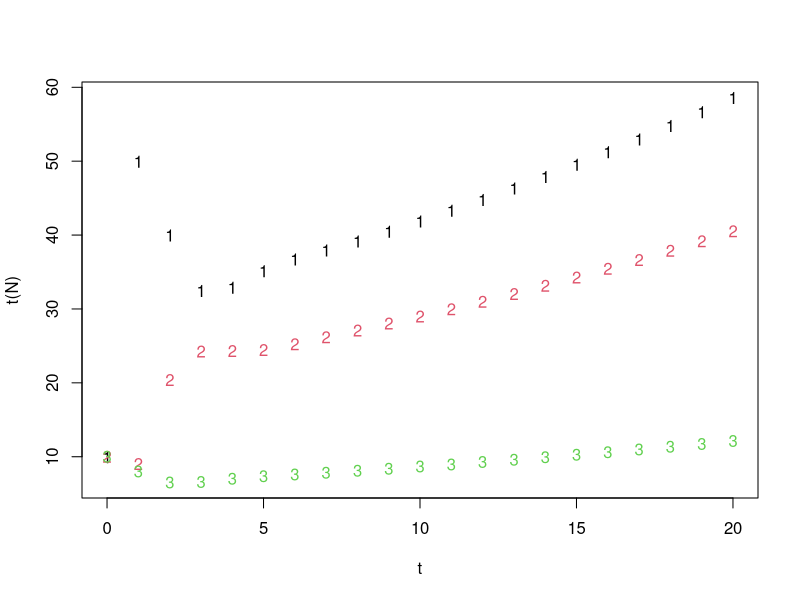
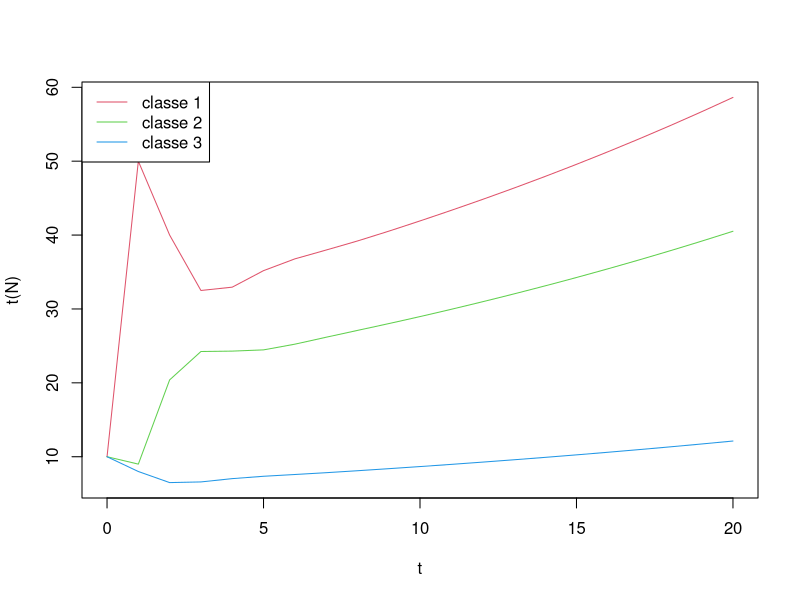
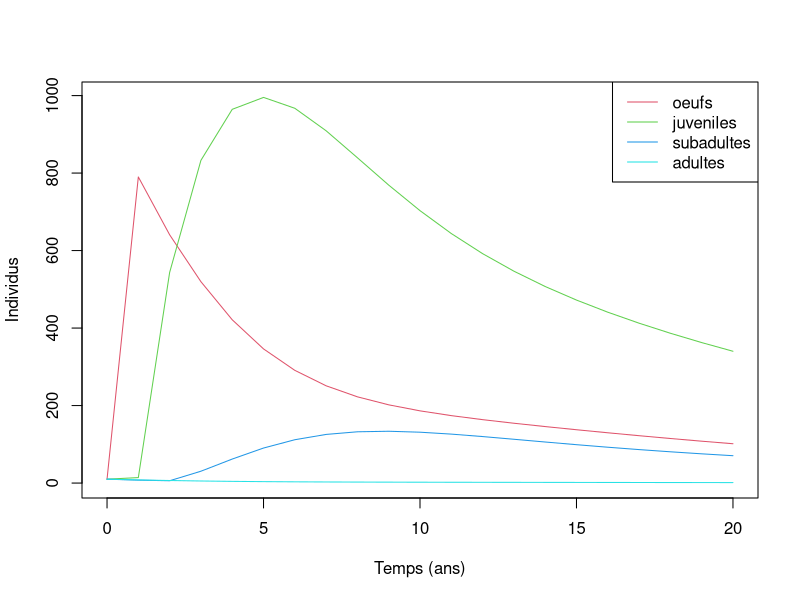
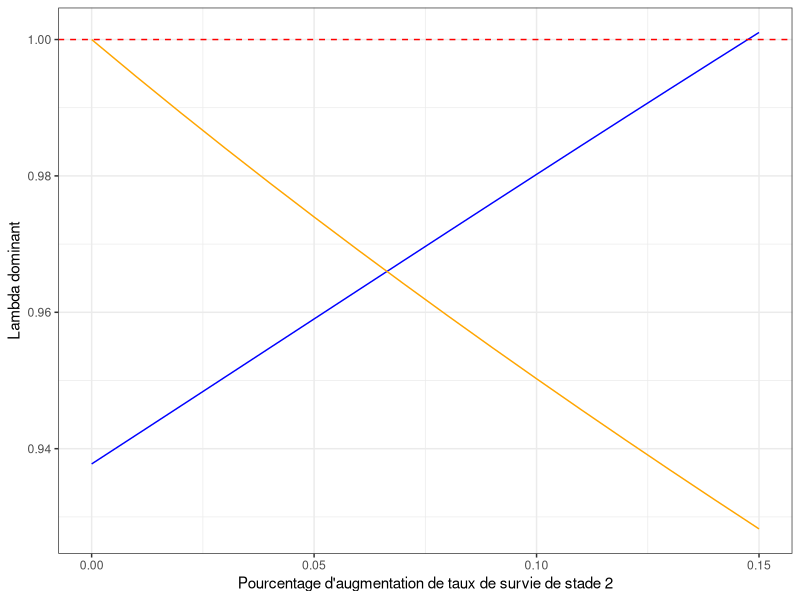

Source code (R) for these figures, in order:
## ---- chunk 1
tortues <- data.frame(
  stade = c("oeufs", "juveniles", "subadultes", "adultes"),
  duree = c(1, 7, 14, 33), 
  survie = c(0.6747, 0.7857, 0.7044, 0.8091),
  fecondite = c(0, 0, 0, 79)
)

#' Calcule la probabilité de grandir dans la classe supérieure
#' @param s, dbl, taux de survie dans cette classe
#' @param d, int, durée de cette classe
calcG <- function(s, d) {
  if (s >= 1) { return(1) }
  s**d * (1 - s) / ( 1 - s**d )
}

#' Calcule la probabilité de rester dans la classe actuelle
#' @param s, dbl, taux de survie dans cette classe
#' @param d, int, durée de cette classe
calcR <- function(s, d) {
  if (s >= 1) { return(1) }
  s * ( 1 - s**(d-1) ) /( 1 - s**d )
}

gs <- mapply(calcG, tortues$survie, tortues$duree)
rs <- mapply(calcR, tortues$survie, tortues$duree)

M <- matrix(c(
  0, 0, 0, tortues[4, "fecondite"], 
  tortues[1, "survie"], rs[[2]], 0, 0,
  0, gs[[2]], rs[[3]], 0,
  0, 0, gs[[3]], rs[[4]]
), 4, 4) |> t()

# Matrice de transition pour la population de Caretta caretta basée sur les informations du tableau 1.
M
## ---- chunk 2
M3 <- matrix(c(0  , 0  , 5   ,
               0.3, 0.6, 0   ,
               0  , 0.1, 0.7),
             ncol=3, byrow=TRUE)
N0 <- matrix(c(10, 10, 10), ncol=1)
N1 <- M3 %*% N0
# NB: %*% est l'opérateur de multiplication matricielle
#     par opposition à la multiplication élément par élément.
N1
## ---- chunk 3
# Vecteur de temps
ti <- 0
tf <- 20
dt <- 1
t <- seq(from=ti, to=tf, by=dt)
# Nombre de pas de temps
nt <- length(t)  # = longueur du vecteur temps

# Matrice vide pour le stockage des abondances au cours du temps
N <- matrix(NA, nrow=3, ncol=nt)
# Insérer l'état initial
N0 <- c(10, 10, 10)
N[,1] <- N0

# Boucle sur le temps
# = Calcul des abondances au temps t+1 à partir du temps t
#   Il faut donc s'arrêter au pas de temps nt-1 !
for (i in 1:(nt-1)) {
  N[,i+1] <- M3 %*% N[,i]
}

# Représentation graphique
# NB: il faut transposer la matrice N pour que le plot se fasse dans le bon sens
matplot(t, t(N))
## ---- chunk 4
# Pour rendre le plot un peu plus élégant on peut
# - tracer des lignes: type="l"
# - les rendre continues: lty=1
# - choisir de plus jolies couleurs: col=2:4
# - ajouter une légende qui correspond
matplot(t, t(N), type="l", lty=1, col=2:4)
legend("topleft", c("classe 1", "classe 2", "classe 3"), lty = 1, col=2:4)
## ---- chunk 5
# Vecteur de temps
ti <- 0
tf <- 20
dt <- 1
t <- seq(from=ti, to=tf, by=dt)
# Nombre de pas de temps
nt <- length(t)  # = longueur du vecteur temps

# Matrice vide pour le stockage des abondances au cours du temps
N <- matrix(NA, nrow=4, ncol=nt)
# l'état initial
N[,1] <- rep(10, 4)

N[,1]
## ---- chunk 6
# Boucle sur le temps
# = Calcul des abondances au temps t+1 à partir du temps t
#   Il faut donc s'arrêter au pas de temps nt-1 !
for (i in 1:(nt-1)) {
  N[,i+1] <- M %*% N[,i]
}

# répresentation graphique
matplot(t, t(N), type="l", lty=1, col=2:5, xlab="Temps (ans)", ylab="Individus")
legend("topright", tortues$stade, lty = 1, col=2:5)
## ---- chunk 7
# Vecteurs et valeurs propres
eig <- eigen(M3)
e <- eig$values
e

# Valeur propre dominante
lambda <- max(Mod(e))
# NB: les valeurs propres peuvent être des nombres complexes conjugées; Mod() 
#     permet d'en prendre le module, c'est à dire l'intensité/la valeur
lambda

# Vecteur propre correspondant
imax <- which.max(Mod(e))
V <- eig$vectors[, imax]
V
## ---- chunk 8
# Vecteurs et valeurs propres
eig <- eigen(M)
e <- eig$values
e

# Valeur propre dominante
lambda <- max(Mod(e))
# NB: les valeurs propres peuvent être des nombres complexes conjugées; Mod() 
#     permet d'en prendre le module, c'est à dire l'intensité/la valeur
lambda

# Vecteur propre correspondant
imax <- which.max(Mod(e))
V <- eig$vectors[, imax]
V
## ---- chunk 9
#' Calcule de la matrice de transformation pour les tortues avec stade de vie et durée des stades fixes
#' @param newS vecteur dbl, taux de survive pour chaque stade
#' @param f4 dbl, taux de fecondité pour le stade 4
calcule_tortue_M <- function(newS, f4) {
  if ( length(newS) != 4 || any(newS < 0) || f4 < 0 ) { stop("Invalid parameters") }
  gs <- mapply(calcG, newS, tortues$duree)
  rs <- mapply(calcR, newS, tortues$duree)

  matrix(c(
    0, 0, 0, f4, 
    gs[[1]], rs[[2]], 0, 0,
    0, gs[[2]], rs[[3]], 0,
    0, 0, gs[[3]], rs[[4]]
  ), nrow = 4, byrow = TRUE)
}

# Verifier que le résultat est la même que celui d'avant
calcule_tortue_M(tortues$survie, tortues[4, "fecondite"])
## ---- chunk 10
library(purrr)

calcLambda <- function(M) {
  eig <- eigen(M)
  e <- eig$values

  max(Mod(e))
}

taux_change <- 1.10

stades_a_tester <- c("Stade 1" = 1, "Stade 4" = 4)

resultats <- stades_a_tester |> map(function(stade) {
  newS <- tortues$survie
  newS[[stade]] <- newS[[stade]] * taux_change
  
  newLambda <- calcule_tortue_M(newS, tortues[4, "fecondite"]) |> calcLambda()
  elasticite <- (newLambda/lambda)/taux_change
  
  return (c("lambda" = newLambda, "elasticite" = elasticite))
})

resultats
## ---- chunk 11
lambda_fecondite <- calcule_tortue_M(tortues$survie, tortues[4, "fecondite"] * taux_change) |> calcLambda()
elasticite_fecondite <- (lambda_fecondite/lambda)/taux_change

resultats$Fecondite <- c("lambda" = lambda_fecondite, "elasticite" = elasticite_fecondite)

resultats
## ---- chunk 12
suppressPackageStartupMessages({
  library(tibble)
  library(ggplot2)
})

found_stable <- FALSE

result_table <- data.frame("pourcentage" = c(0), "lambda" = c(lambda), "elasticite" = c(1))

delta <- 0.01
pourcent_augmentation <- delta

while (!found_stable) {
  newS <- tortues$survie
  newS[[2]] <- newS[[2]] * (1 + pourcent_augmentation)
  
  newLambda <- calcule_tortue_M(newS, tortues[4, "fecondite"]) |> calcLambda()
  elasticite <- (newLambda/lambda)/(1 + pourcent_augmentation)
  
  result_table <- result_table |> add_row(
    pourcentage = pourcent_augmentation, 
    lambda = newLambda, 
    elasticite = elasticite
  )
  
  pourcent_augmentation <- pourcent_augmentation + delta
  if (newLambda >= 1) { found_stable = TRUE }
}

result_table[nrow(result_table),]
## ---- chunk 13
ggplot(result_table, aes(x = pourcentage)) + 
  geom_line(aes(y = lambda), col = "blue") + 
  geom_line(aes(y = elasticite), col = "orange") + 
  geom_hline(yintercept = 1, col = "red", linetype = "dashed") + 
  labs(y = "Lambda dominant", x = "Pourcentage d'augmentation de taux de survie de stade 2") +
  theme_bw()
## ---- chunk 14
stades_a_tester <- 1:4
names(stades_a_tester) <- 1:4 |> sapply(\(x) paste("Stade", x))

resultats <- stades_a_tester |> map(function(stade) {
  newS <- tortues$survie
  newS[[stade]] <- 1
  
  newLambda <- calcule_tortue_M(newS, tortues[4, "fecondite"]) |> calcLambda()
  
  newLambda
})

resultats
